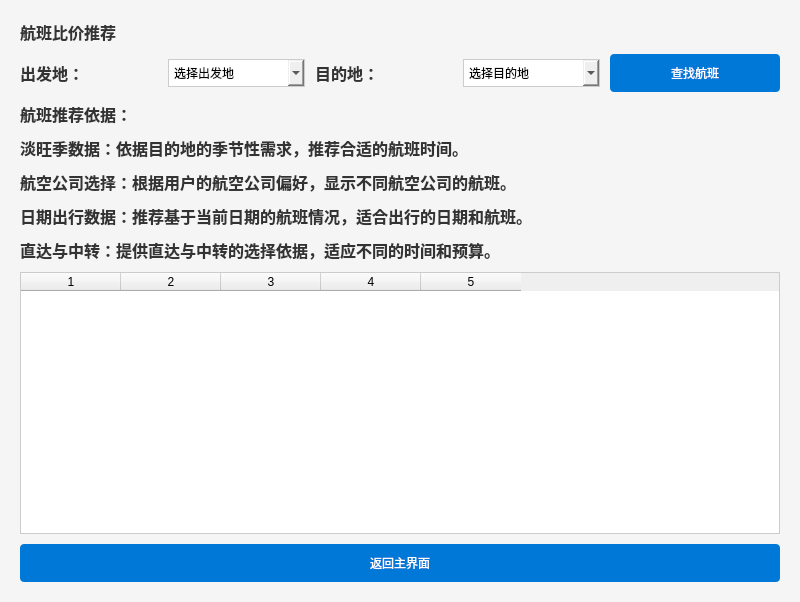
<?xml version="1.0" encoding="UTF-8"?>
<ui version="4.0">
 <class>FlightRecommendationWindow</class>
 <widget class="QMainWindow" name="FlightRecommendationWindow">
  <property name="geometry">
   <rect>
    <x>0</x>
    <y>0</y>
    <width>800</width>
    <height>602</height>
   </rect>
  </property>
  <property name="styleSheet">
   <string>QMainWindow {
    background-color: #F5F5F5;
    font-family: 'Segoe UI', sans-serif;
}

QPushButton {
    background-color: #0078D7;
    border: none;
    border-radius: 4px;
    color: white;
    padding: 10px;
    min-width: 150px;
}

QPushButton:hover {
    background-color: #005FAC;
}

QComboBox {
    border: 1px solid #ccc;
    padding: 5px;
}

QLabel {
    font-size: 16px;
    font-weight: bold;
    color: #333;
}

QTextEdit {
    border: 1px solid #ccc;
    font-size: 14px;
    color: #333;
    padding: 10px;
}

QTableWidget {
    border: 1px solid #ccc;
    font-size: 14px;
    color: #333;
}

QTableWidget::item {
    padding: 5px;
    border-bottom: 1px solid #ccc;
}

QTableWidget::horizontalHeader {
    background-color: #0078D7;
    color: white;
}</string>
  </property>
  <widget class="QWidget" name="centralwidget">
   <layout class="QVBoxLayout" name="verticalLayout">
    <property name="spacing">
     <number>10</number>
    </property>
    <property name="leftMargin">
     <number>20</number>
    </property>
    <property name="topMargin">
     <number>20</number>
    </property>
    <property name="rightMargin">
     <number>20</number>
    </property>
    <property name="bottomMargin">
     <number>20</number>
    </property>
    <item>
     <widget class="QLabel" name="recommendationLabel">
      <property name="text">
       <string>航班比价推荐</string>
      </property>
     </widget>
    </item>
    <item>
     <layout class="QHBoxLayout" name="locationLayout">
      <property name="spacing">
       <number>10</number>
      </property>
      <item>
       <widget class="QLabel" name="departureLabel">
        <property name="text">
         <string>出发地：</string>
        </property>
       </widget>
      </item>
      <item>
       <widget class="QComboBox" name="departureComboBox">
        <property name="cursor">
         <cursorShape>PointingHandCursor</cursorShape>
        </property>
        <property name="placeholderText">
         <string>选择出发地</string>
        </property>
       </widget>
      </item>
      <item>
       <widget class="QLabel" name="destinationLabel">
        <property name="text">
         <string>目的地：</string>
        </property>
       </widget>
      </item>
      <item>
       <widget class="QComboBox" name="destinationComboBox">
        <property name="cursor">
         <cursorShape>PointingHandCursor</cursorShape>
        </property>
        <property name="placeholderText">
         <string>选择目的地</string>
        </property>
       </widget>
      </item>
      <item>
       <widget class="QPushButton" name="findFlightsButton">
        <property name="cursor">
         <cursorShape>PointingHandCursor</cursorShape>
        </property>
        <property name="text">
         <string>查找航班</string>
        </property>
       </widget>
      </item>
     </layout>
    </item>
    <item>
     <widget class="QLabel" name="criteriaLabel">
      <property name="text">
       <string>航班推荐依据：</string>
      </property>
     </widget>
    </item>
    <item>
     <layout class="QVBoxLayout" name="criteriaLayout">
      <item>
       <widget class="QLabel" name="seasonCriteria">
        <property name="text">
         <string>淡旺季数据：依据目的地的季节性需求，推荐合适的航班时间。</string>
        </property>
       </widget>
      </item>
      <item>
       <widget class="QLabel" name="airlineCriteria">
        <property name="text">
         <string>航空公司选择：根据用户的航空公司偏好，显示不同航空公司的航班。</string>
        </property>
       </widget>
      </item>
      <item>
       <widget class="QLabel" name="dateCriteria">
        <property name="text">
         <string>日期出行数据：推荐基于当前日期的航班情况，适合出行的日期和航班。</string>
        </property>
       </widget>
      </item>
      <item>
       <widget class="QLabel" name="directTransitCriteria">
        <property name="text">
         <string>直达与中转：提供直达与中转的选择依据，适应不同的时间和预算。</string>
        </property>
       </widget>
      </item>
     </layout>
    </item>
    <item>
     <widget class="QTableWidget" name="flightsTableWidget">
      <property name="columnCount">
       <number>5</number>
      </property>
      <property name="horizontalHeaderLabels" stdset="0">
       <stringlist>
        <string>航班号</string>
        <string>航空公司</string>
        <string>出发时间</string>
        <string>到达时间</string>
        <string>票价</string>
       </stringlist>
      </property>
      <column/>
      <column/>
      <column/>
      <column/>
      <column/>
     </widget>
    </item>
    <item>
     <layout class="QHBoxLayout" name="buttonLayout">
      <item>
       <widget class="QPushButton" name="backToMainButton">
        <property name="cursor">
         <cursorShape>PointingHandCursor</cursorShape>
        </property>
        <property name="text">
         <string>返回主界面</string>
        </property>
       </widget>
      </item>
     </layout>
    </item>
   </layout>
  </widget>
 </widget>
 <resources/>
 <connections/>
</ui>
